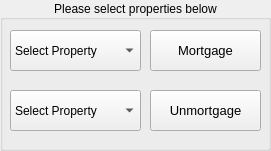
         <widget class="QGroupBox" name="mortgageGroupBox">
          <property name="geometry">
           <rect>
            <x>460</x>
            <y>630</y>
            <width>271</width>
            <height>151</height>
           </rect>
          </property>
          <property name="font">
           <font>
            <pointsize>9</pointsize>
           </font>
          </property>
          <property name="title">
           <string>Please select properties below</string>
          </property>
          <property name="alignment">
           <set>Qt::AlignCenter</set>
          </property>
          <widget class="QComboBox" name="mortgageSelectionComboBox_4">
           <property name="geometry">
            <rect>
             <x>10</x>
             <y>30</y>
             <width>131</width>
             <height>41</height>
            </rect>
           </property>
           <property name="currentText">
            <string>Select Property</string>
           </property>
           <item>
            <property name="text">
             <string>Select Property</string>
            </property>
           </item>
          </widget>
          <widget class="QComboBox" name="unmortgageSelectionComboBox_4">
           <property name="geometry">
            <rect>
             <x>10</x>
             <y>90</y>
             <width>131</width>
             <height>41</height>
            </rect>
           </property>
           <property name="currentText">
            <string>Select Property</string>
           </property>
           <item>
            <property name="text">
             <string>Select Property</string>
            </property>
           </item>
          </widget>
          <widget class="QPushButton" name="mortgageItemButton_4">
           <property name="geometry">
            <rect>
             <x>150</x>
             <y>30</y>
             <width>111</width>
             <height>41</height>
            </rect>
           </property>
           <property name="font">
            <font>
             <pointsize>10</pointsize>
            </font>
           </property>
           <property name="text">
            <string>Mortgage</string>
           </property>
          </widget>
          <widget class="QPushButton" name="unmortgageItemButton_4">
           <property name="geometry">
            <rect>
             <x>150</x>
             <y>90</y>
             <width>111</width>
             <height>41</height>
            </rect>
           </property>
           <property name="font">
            <font>
             <pointsize>10</pointsize>
            </font>
           </property>
           <property name="text">
            <string>Unmortgage</string>
           </property>
          </widget>
         </widget>
